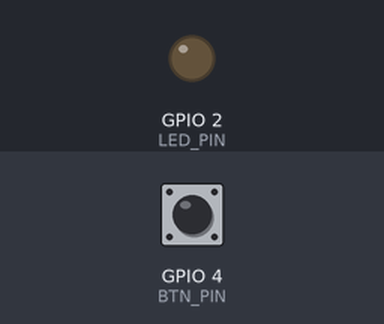
Bench run of a program on a simulated ESP32. Shown: output pins drawn as LEDs (lit = HIGH). Inputs (shaded band) come from the test bench; at power-on: GPIO 4 (BTN_PIN) HIGH.

Above: at 0.8 s.
0.9 s: GPIO 4 (BTN_PIN) pulled LOW for 0.15 s
At 2.1 s:
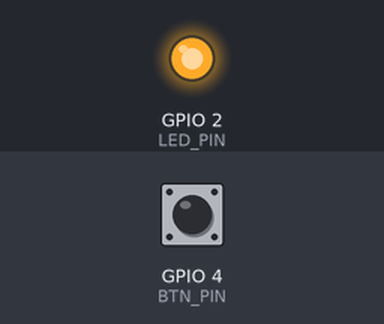
2.5 s: GPIO 4 (BTN_PIN) pulled LOW for 1 s
At 3.5 s:
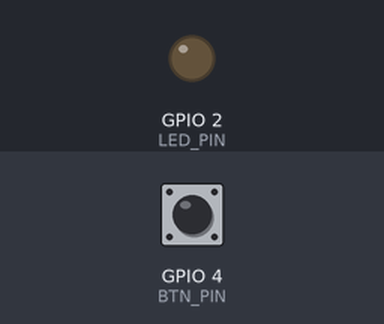
5.0 s: GPIO 4 (BTN_PIN) pulled LOW for 3.2 s
At 5.4 s:
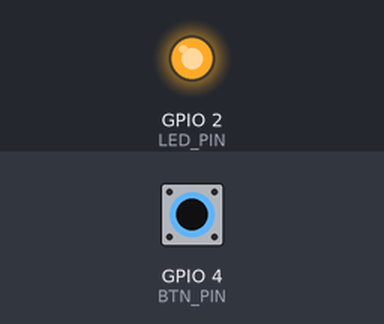
Timing chart, 0 to 8.0 s (numbered marks = the images above; inputs shaded):
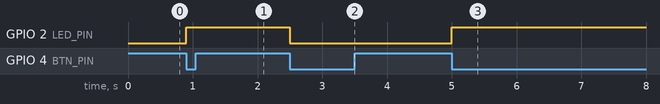

Measured:
- after the input at 0.9 s, GPIO 2 (LED_PIN): LOW → HIGH at once
- after the input at 2.5 s, GPIO 2 (LED_PIN): HIGH → LOW at once
- after the input at 5.0 s, GPIO 2 (LED_PIN): LOW → HIGH at once

The program:

main.cpp
```cpp
#include "driver/gpio.h"
#include "freertos/FreeRTOS.h"
#include "freertos/task.h"
#include "esp_log.h"
#include "driver/uart.h"

#define LED_PIN GPIO_NUM_2
#define BTN_PIN GPIO_NUM_4


//static volatile bool led_state = false;
static const char *TAG = "app_1";
//static volatile bool led_prev_state = false;
static QueueHandle_t led_queue;

extern "C" { void app_main(void); }

void IRAM_ATTR button_isr_handler(void* arg)
{
  static uint32_t prev_time = 0;
  uint32_t curr_time = xTaskGetTickCountFromISR();
  if(curr_time - prev_time > (300 / portTICK_PERIOD_MS))
  {
    int cmd = 2;
    BaseType_t xHigherPriorityTaskWoken = pdFALSE;
    xQueueSendFromISR(led_queue, &cmd, &xHigherPriorityTaskWoken);
    if(xHigherPriorityTaskWoken)
    {
      portYIELD_FROM_ISR();
    }
  }

}
void rx_task(void *arg)
{
  uint8_t data[128];
  memset(data, 0, sizeof(data));
  int index = 0;
  while(1)
  {
    uint8_t byte;
    int length = uart_read_bytes(UART_NUM_0,&byte,1,10 / portTICK_PERIOD_MS);
    if(length > 0)
    {
      if(byte == '\r' || byte == '\n')
      {
        data[index] = '\0';

        if(index > 0)
        {
          if(strncmp((char *)data, "OFF", 3) == 0 || data[0] == '0')
          {
            ESP_LOGI(TAG,"CMD: OFF\n");
            int val = 0;
            xQueueSend(led_queue,&val,0);
          }
          else if(strncmp((char *)data, "ON", 2) == 0 || data[0] == '1')
          {
            ESP_LOGI(TAG,"CMD: ON\n");
            int val = 1;
            xQueueSend(led_queue,&val,0);
          }
          else
          {
            ESP_LOGE(TAG,"UNKNOWN CMD\n");
          }
          index = 0;
          memset(data,0,sizeof(data));
        }
      }
      else
      {
        data[index++] = byte;
      }


    }
  }
}


void app_main(void)
{
  led_queue = xQueueCreate(10,sizeof(int));

  gpio_reset_pin(LED_PIN);
  gpio_set_direction(LED_PIN, GPIO_MODE_OUTPUT);

  gpio_reset_pin(BTN_PIN);
  gpio_set_direction(BTN_PIN, GPIO_MODE_INPUT);
  gpio_set_pull_mode(BTN_PIN, GPIO_PULLUP_ONLY);
  gpio_set_intr_type(BTN_PIN, GPIO_INTR_NEGEDGE);

  gpio_install_isr_service(0);
  gpio_isr_handler_add(BTN_PIN, button_isr_handler, NULL);

  uart_config_t uart_config =
  {
    .baud_rate = 115200,
    .data_bits = UART_DATA_8_BITS,
    .parity    = UART_PARITY_DISABLE,
    .stop_bits = UART_STOP_BITS_1,
    .flow_ctrl = UART_HW_FLOWCTRL_DISABLE,
    .source_clk = UART_SCLK_DEFAULT,
  };
  uart_param_config(UART_NUM_0,&uart_config);
  uart_driver_install(UART_NUM_0, 1024*2, 0, 0, NULL, 0);
  xTaskCreate(rx_task, "uart_task", 4096, NULL, 10, NULL);

  int received_val;
  bool ledstate = false;

  while(1)
  {
    if(xQueueReceive(led_queue,&received_val,portMAX_DELAY))
    {
      if(received_val == 2)
      {
        ledstate = !ledstate;
      }
      else
      {
        ledstate = received_val;
      }
      gpio_set_level(LED_PIN,ledstate);
      ESP_LOGI(TAG,"ESP Received value: %d",received_val);
    }

  }
}
```
